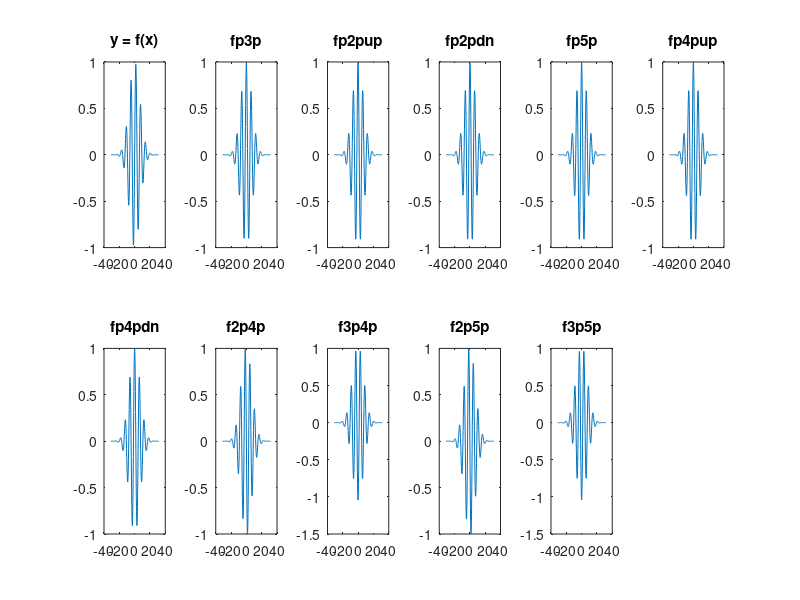

Reproduce this figure in MATLAB. (Note: this script raises an error after producing the figure.)
datos=load('datos.txt');

x = datos(:, 1);
y1 = datos(:, 2);
y2= datos(:,3);
y3= datos(:,4);
y4= datos(:,5);
y5=datos(:,6);
y6=datos(:,7);
y7=datos(:,8);
y8=datos(:,9);
y9=datos(:,10);
y10=datos(:,11);
y11=datos(:,12);

% Crear una figura con 2 filas y 6 columnas
subplot(2, 6, 1);
plot(x, y1);
title('y = f(x)');

subplot(2, 6, 2);
plot(x, y2);
title('fp3p');

subplot(2, 6, 3);
plot(x, y3);
title('fp2pup');

subplot(2, 6, 4);
plot(x, y4);
title('fp2pdn');

subplot(2, 6, 5);
plot(x, y5);
title('fp5p');

subplot(2, 6, 6);
plot(x, y6);
title('fp4pup');

subplot(2, 6, 7);
plot(x, y7);
title('fp4pdn');

subplot(2, 6, 8);
plot(x, y8);
title('f2p4p');

subplot(2, 6, 9);
plot(x, y9);
title('f3p4p');

subplot(2, 6, 10);
plot(x, y10);
title('f2p5p');

subplot(2, 6, 11);
plot(x, y11);
title('f3p5p');

% Ajustar el espaciado entre subgráficas
subplot_adjust('left', 0.5, 'right', 0.9, 'bottom', 0.1, 'top', 0.9, 'wspace', 0.4, 'hspace', 0.4);